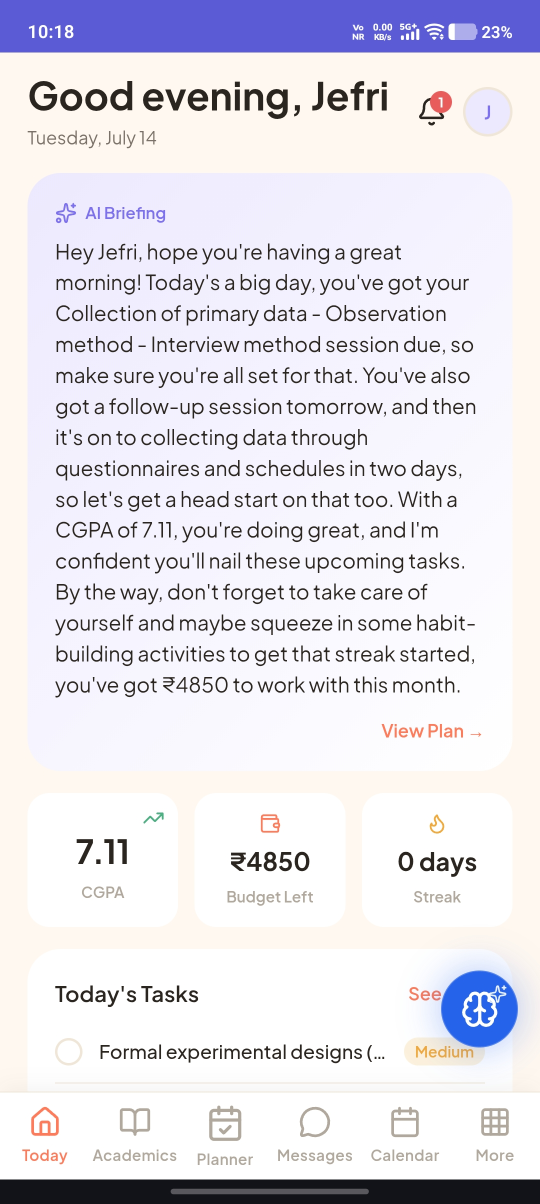
#> input picture Screenshot synapse/Screenshot_20260714_221847.jpg, 1080 x 2408 px (shown at 1/2 size); its folder holds only this picture in this run
$ python generate_mockups.py
#> lines starting #> are read from the running program, lines starting #| are printed output that depends on the picture; after the words box and inside, x2 and y2 are one past the last pixel; in counts of white or black regions, pixels touching at a corner belong together
import os
from PIL import Image, ImageDraw, ImageFilter, ImageFont
import glob

def add_corners(im, rad):
    circle = Image.new('L', (rad * 2, rad * 2), 0)
    draw = ImageDraw.Draw(circle)
    draw.ellipse((0, 0, rad * 2 - 1, rad * 2 - 1), fill=255)
    alpha = Image.new('L', im.size, 255)
    w, h = im.size
    alpha.paste(circle.crop((0, 0, rad, rad)), (0, 0))
    alpha.paste(circle.crop((rad, 0, rad * 2, rad)), (w - rad, 0))
    alpha.paste(circle.crop((0, rad, rad, rad * 2)), (0, h - rad))
    alpha.paste(circle.crop((rad, rad, rad * 2, rad * 2)), (w - rad, h - rad))
    im.putalpha(alpha)
    return im

def create_mockup(screenshot_path):
    screen = Image.open(screenshot_path).convert("RGBA")
    screen_radius = 80
    screen = add_corners(screen, screen_radius)

    border = 60
    w, h = screen.size
    frame_w = w + border * 2
    frame_h = h + border * 2
    frame_radius = screen_radius + border // 2

    phone_color = (25, 25, 30, 255)
    frame = Image.new("RGBA", (frame_w, frame_h), (0,0,0,0))
    draw = ImageDraw.Draw(frame)
    draw.rounded_rectangle([0, 0, frame_w, frame_h], radius=frame_radius, fill=phone_color)

    bezel_color = (70, 70, 80, 255)
    draw.rounded_rectangle([2, 2, frame_w-2, frame_h-2], radius=frame_radius, outline=bezel_color, width=4)

    frame.paste(screen, (border, border), screen)

    camera_w = 260
    camera_h = 70
    camera_x = (frame_w - camera_w) // 2
    camera_y = border + 20
    draw.rounded_rectangle([camera_x, camera_y, camera_x + camera_w, camera_y + camera_h], radius=camera_h//2, fill=(10,10,10,255))

    target_mockup_w = 700
    target_mockup_h = int(frame_h * (target_mockup_w / frame_w))
    frame = frame.resize((target_mockup_w, target_mockup_h), Image.Resampling.LANCZOS)
    return frame

def create_gradient_bg(width, height):
    # A beautiful dark purple to dark blue gradient background
    base = Image.new('RGBA', (width, height), (15, 10, 30, 255))
    draw = ImageDraw.Draw(base)
    # Draw simple vertical gradient
    for y in range(height):
        # Interpolate between (20, 15, 40) and (10, 5, 20)
        r = int(25 - (15 * (y / height)))
        g = int(20 - (15 * (y / height)))
        b = int(50 - (30 * (y / height)))
        draw.line([(0, y), (width, y)], fill=(r, g, b, 255))

    # Add some soft decorative glowing orbs (like in the user's sample)
    orb = Image.new('RGBA', (1000, 1000), (0,0,0,0))
    orb_draw = ImageDraw.Draw(orb)
    orb_draw.ellipse((0,0,1000,1000), fill=(100, 50, 150, 30))
    orb = orb.filter(ImageFilter.GaussianBlur(150))

    base.paste(orb, (-200, -200), orb)
    base.paste(orb, (width-800, height-800), orb)

    return base

def create_showcase(mockups, headings, output_path):
    canvas_w = 3840
    canvas_h = 2160
    canvas = create_gradient_bg(canvas_w, canvas_h)

    num_mockups = len(mockups)
    if num_mockups == 0:
        return None

    mockup_w, mockup_h = mockups[0].size
    total_mockup_w = mockup_w * num_mockups
    spacing = (canvas_w - total_mockup_w) // (num_mockups + 1)

    start_x = spacing
    start_y = (canvas_h - mockup_h) // 2 + 50 # Shifted down slightly to make room for headings

    # Try loading a system font (Windows)
    try:
        # Using Segoe UI Bold for headings
        font = ImageFont.truetype("seguiemj.ttf", 75)
        # fallback if bold not found
    except IOError:
        try:
            font = ImageFont.truetype("arialbd.ttf", 75)
        except IOError:
            font = ImageFont.load_default()

    try:
        num_font = ImageFont.truetype("seguiemj.ttf", 55)
    except:
        try:
            num_font = ImageFont.truetype("arialbd.ttf", 55)
        except:
            num_font = font

    draw = ImageDraw.Draw(canvas)

    for i, mockup in enumerate(mockups):
        x = start_x + i * (mockup_w + spacing)

        # Shadow
        shadow_blur = 60
        shadow = Image.new("RGBA", mockup.size, (0,0,0,0))
        shadow_draw = ImageDraw.Draw(shadow)
        shadow_draw.rectangle([0, 0, mockup_w, mockup_h], fill=(0,0,0, 180))
        shadow = shadow.filter(ImageFilter.GaussianBlur(shadow_blur))

        canvas.paste(shadow, (x, start_y + 40), shadow)
        canvas.paste(mockup, (x, start_y), mockup)

        # Draw heading above the mockup
        heading = headings[i]

        # Create a number pill like in the sample (e.g. "1", "2")
        # Global index from headings list or just simple numbering
        # We'll just put the title centered above the phone for elegance

        # Calculate text width
        bbox = draw.textbbox((0, 0), heading, font=font)
        text_w = bbox[2] - bbox[0]
        text_x = x + (mockup_w - text_w) // 2
        text_y = start_y - 120

        # Draw text shadow / glow for readability
        draw.text((text_x+3, text_y+3), heading, font=font, fill=(0,0,0,150))
        draw.text((text_x, text_y), heading, font=font, fill=(255,255,255,255))

    canvas_rgb = canvas.convert("RGB")
    canvas.save(output_path, format="PNG")
    print(f"Saved {output_path}")
    return canvas_rgb

def main():
    import json
    directory = r"D:\Synapse\Screenshot synapse"
    files = sorted(glob.glob(os.path.join(directory, "*.jpg")) + glob.glob(os.path.join(directory, "*.png")))
    # Exclude any showcase images if they ended up here
    files = [f for f in files if "showcase" not in os.path.basename(f)]

    print(f"Found {len(files)} screenshots.")

    titles_file = os.path.join(directory, "titles.json")
    all_headings = []

    if os.path.exists(titles_file):
        with open(titles_file, 'r', encoding='utf-8') as f:
            titles_dict = json.load(f)

            # Filter files to only those present in titles.json
            valid_files = []
            for f_path in files:
                basename = os.path.basename(f_path)
                if basename in titles_dict:
                    valid_files.append(f_path)
                    all_headings.append(titles_dict[basename])

            files = valid_files
    else:
        # Fallback headings
        all_headings = [f"Feature {i+1}" for i in range(len(files))]

    groups = [files[i:i + 4] for i in range(0, len(files), 4)]
    heading_groups = [all_headings[i:i + 4] for i in range(0, len(files), 4)]

    output_dir = os.path.join(directory, "showcase_images")
    os.makedirs(output_dir, exist_ok=True)

    all_canvases = []

    for i, group in enumerate(groups):
        print(f"Processing group {i+1} with {len(group)} screenshots...")
        mockups = [create_mockup(f) for f in group]
#> in add_corners, `alpha.paste(circle.crop((0, 0, rad, rad)), (0, 0))`:
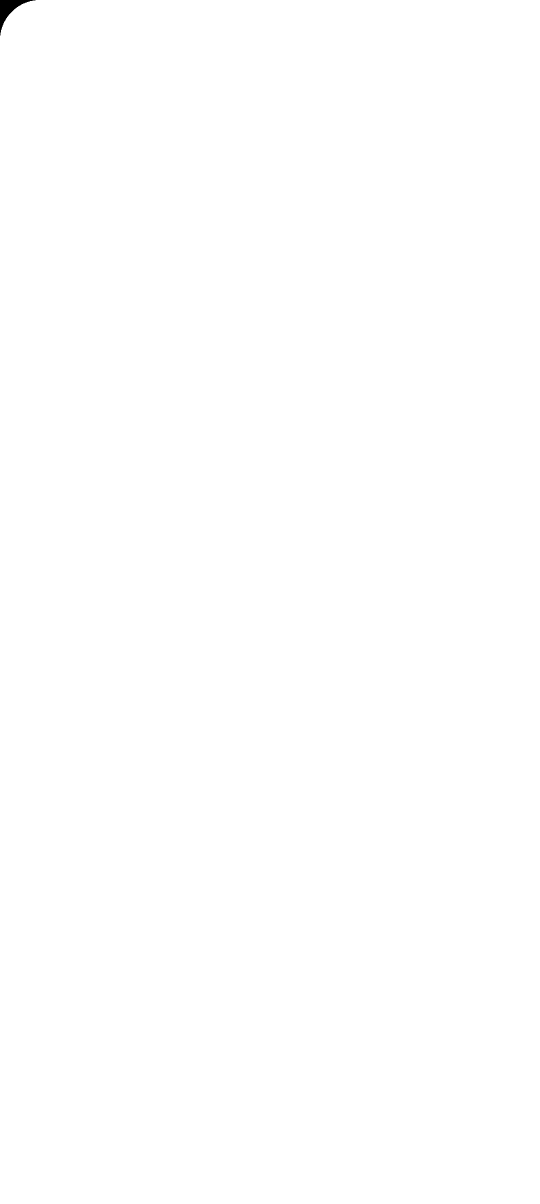
#> alpha: PIL image 1080x2408 L (shown at 1/2 size); 99.9% white; 1 black region, box (x1, y1, x2, y2) and area: (0, 0, 71, 71) 1384
#> in add_corners, `alpha.paste(circle.crop((0, 0, rad, rad)), (0, 0))`:
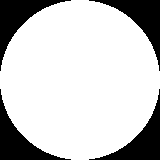
#> circle: PIL image 160x160 L; 78.4% white; 4 black regions, box (x1, y1, x2, y2) and area: (0, 0, 71, 71) 1384, (89, 0, 160, 71) 1384, (0, 89, 71, 160) 1384, (89, 89, 160, 160) 1384
#> in create_mockup, `frame = frame.resize((target_mockup_w, target_mockup_h), Image.Resampl..`:
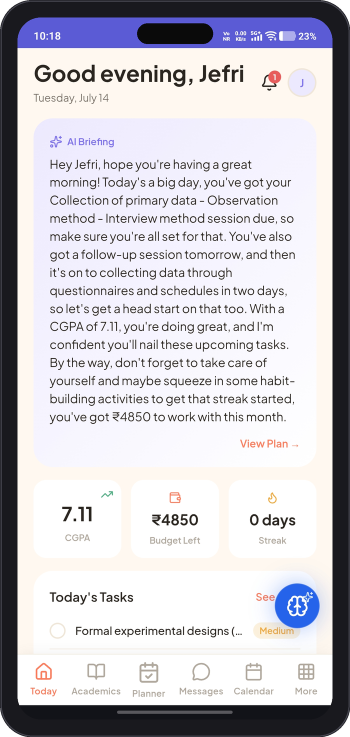
#> frame: PIL image 700x1474 RGBA (shown at 1/2 size); mean R, G, B, A 198.2, 196.3, 203.2, 254.1; transparent parts drawn white
#> mockups = 1 item
        out_path = os.path.join(output_dir, f"showcase_part_{i+1}.png")
        canvas = create_showcase(mockups, heading_groups[i], out_path)
#> in create_gradient_bg, `orb = orb.filter(ImageFilter.GaussianBlur(150))`:
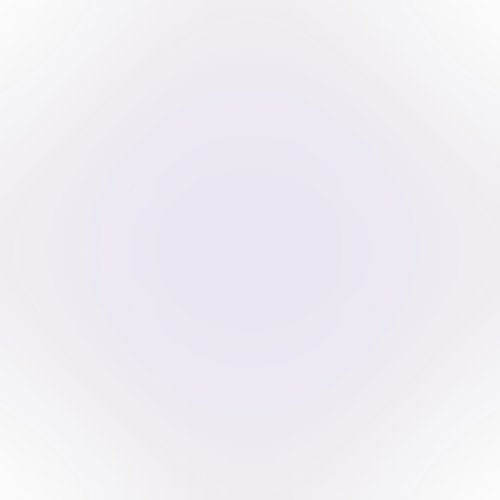
#> orb: PIL image 1000x1000 RGBA (shown at 1/2 size); mean R, G, B, A 70.7, 35.4, 106.1, 21.3; transparent parts drawn white
#> in create_gradient_bg, `base.paste(orb, (width-800, height-800), orb)`:
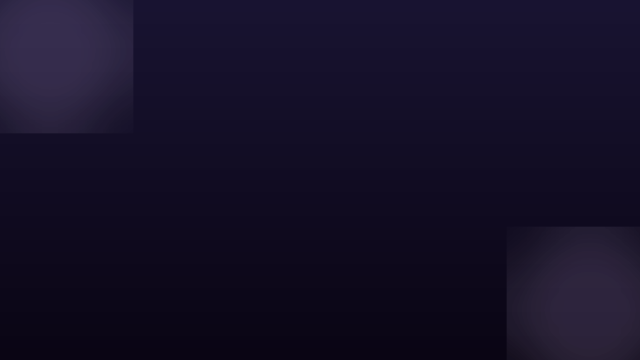
#> base: PIL image 3840x2160 RGBA (shown at 1/6 size); mean R, G, B, A 18, 12.4, 35.8, 251.7; transparent parts drawn white
#> in create_showcase, `num_mockups = len(mockups)`: num_mockups = 1
#> in create_showcase, `total_mockup_w = mockup_w * num_mockups`: total_mockup_w = 700
#> in create_showcase, `spacing = (canvas_w - total_mockup_w) // (num_mockups + 1)`: spacing = 1570
#> the loop in create_showcase, `for i, mockup in enumerate(mockups):` made 1 pass
#> (x, shadow_blur, heading, bbox, text_w, text_x, text_y) on pass 1: (1570, 60, 'Feature 1', (0, 15, 355, 71), 355, 1742, 273)
#> after the loop in create_showcase, `for i, mockup in enumerate(mockups):`:
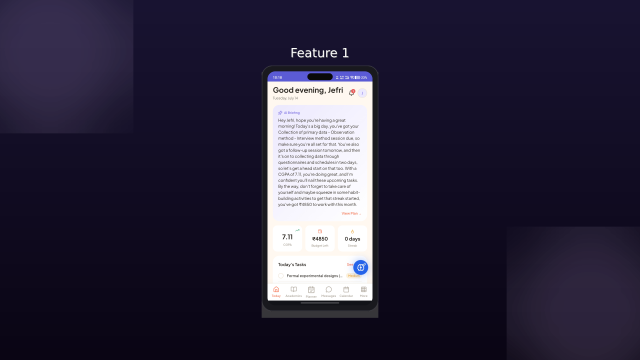
#> canvas: PIL image 3840x2160 RGBA (shown at 1/6 size); mean R, G, B, A 40.7, 35.5, 57, 251.5; transparent parts drawn white
#> in create_showcase, `canvas_rgb = canvas.convert("RGB")`:
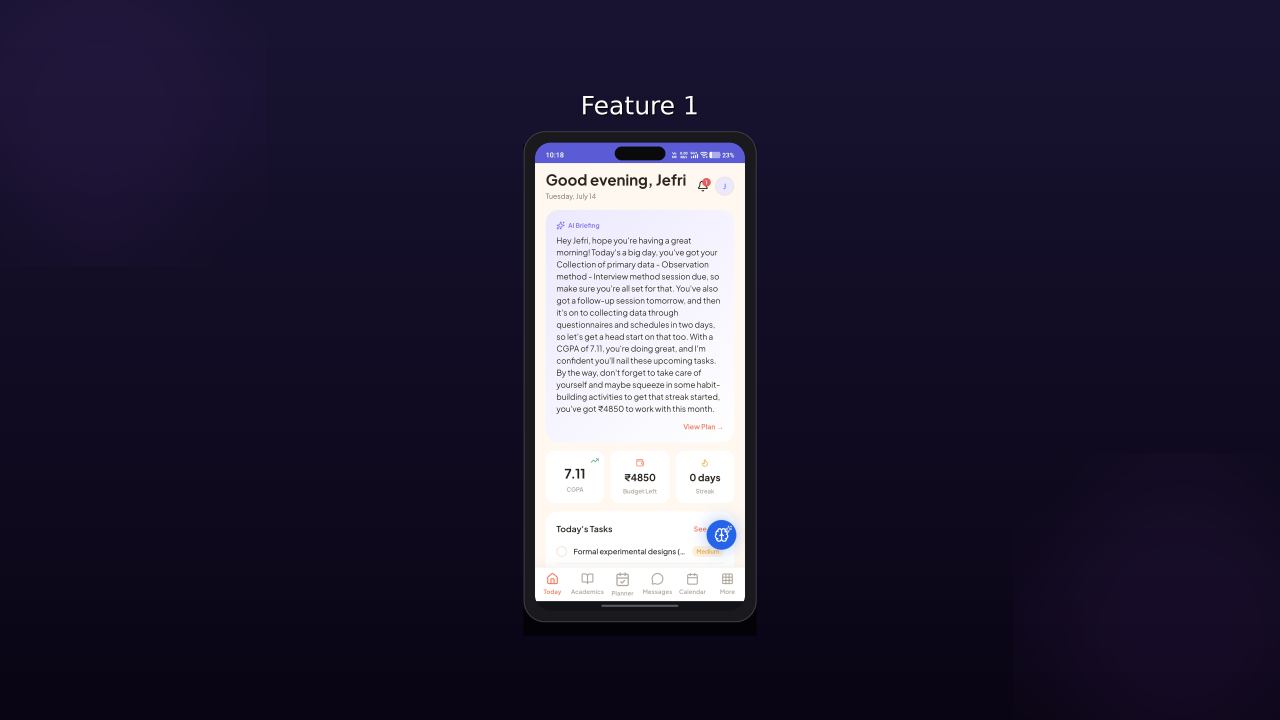
#> canvas_rgb: PIL image 3840x2160 RGB (shown at 1/3 size); mean R, G, B 40.7, 35.5, 57
        if canvas:
            all_canvases.append(canvas)

    if all_canvases:
        pdf_path = os.path.join(output_dir, "showcase_full.pdf")
        all_canvases[0].save(pdf_path, save_all=True, append_images=all_canvases[1:])
        print(f"Saved combined PDF at {pdf_path}")

if __name__ == "__main__":
    main()

$ run again, on Screenshot synapse/Screenshot_20260714_222456.jpg
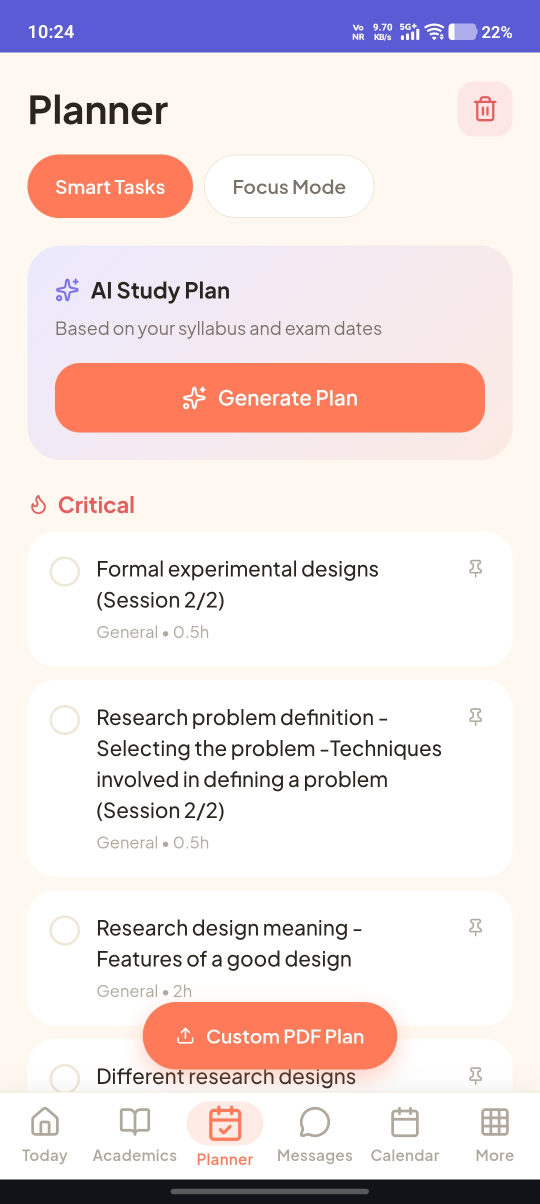
#> input picture Screenshot synapse/Screenshot_20260714_222456.jpg, 1080 x 2408 px (shown at 1/2 size)
#> in create_mockup, `frame = frame.resize((target_mockup_w, target_mockup_h), Image.Resampl..`:
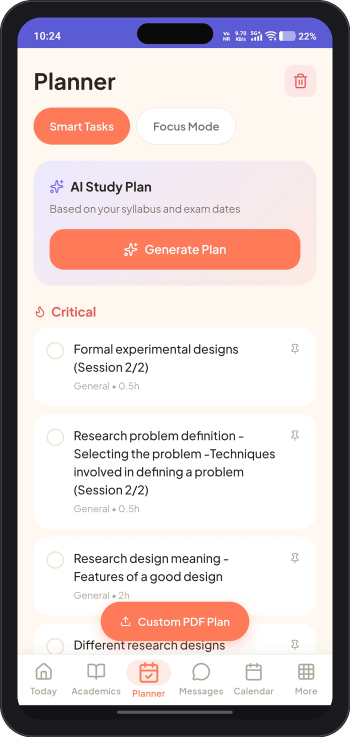
#> frame: PIL image 700x1474 RGBA (shown at 1/2 size); mean R, G, B, A 206.2, 193.7, 194.3, 254.1; transparent parts drawn white
#> mockups = 1 item
#> num_mockups = 1
#> total_mockup_w = 700
#> spacing = 1570
#> the loop in create_showcase, `for i, mockup in enumerate(mockups):` made 1 pass
#> (x, shadow_blur, heading, bbox, text_w, text_x, text_y) on pass 1: (1570, 60, 'Feature 1', (0, 15, 355, 71), 355, 1742, 273)
#> in create_showcase, `canvas_rgb = canvas.convert("RGB")`:
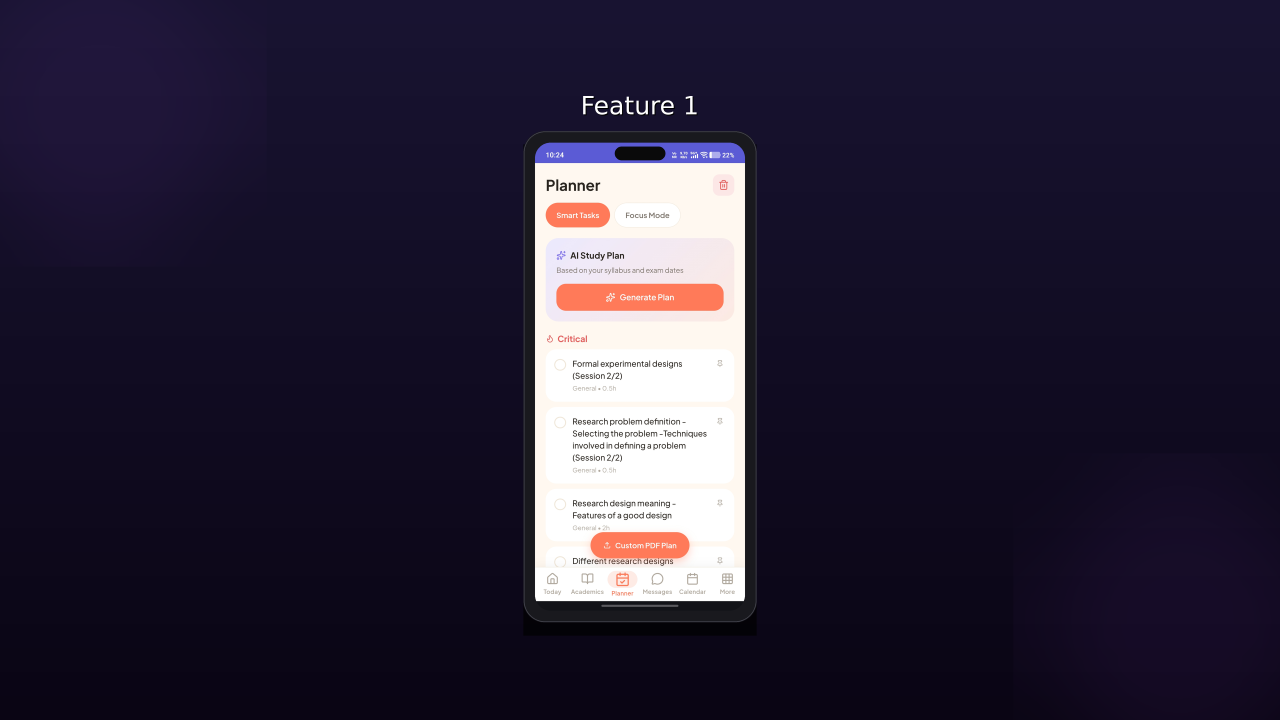
#> canvas_rgb: PIL image 3840x2160 RGB (shown at 1/3 size); mean R, G, B 41.7, 35.2, 55.9

$ run again, on Screenshot synapse/Screenshot_20260714_222501.jpg
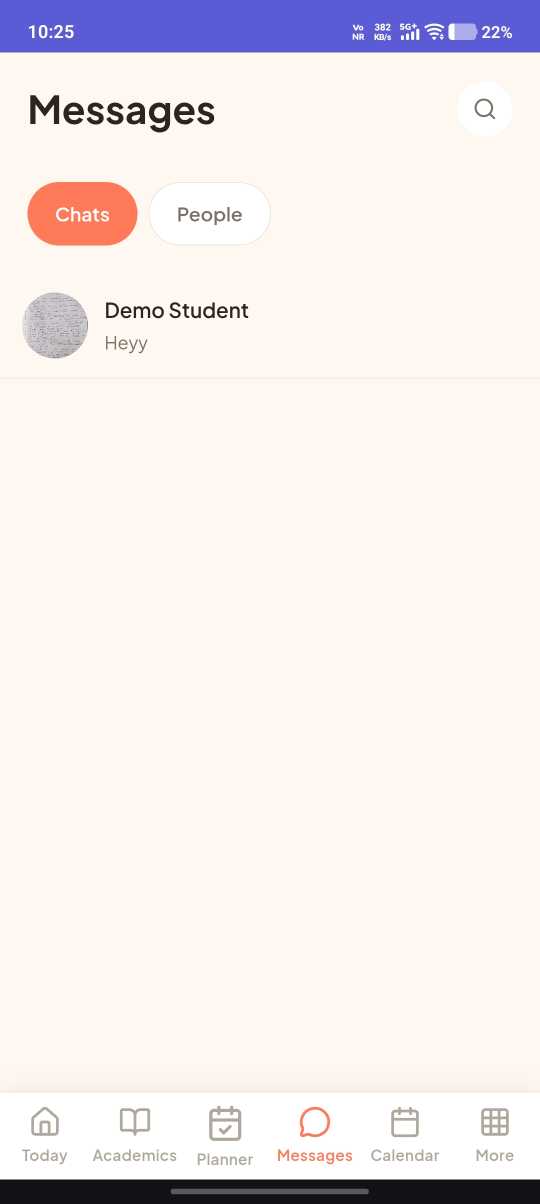
#> input picture Screenshot synapse/Screenshot_20260714_222501.jpg, 1080 x 2408 px (shown at 1/2 size)
#> in create_mockup, `frame.paste(screen, (border, border), screen)`:
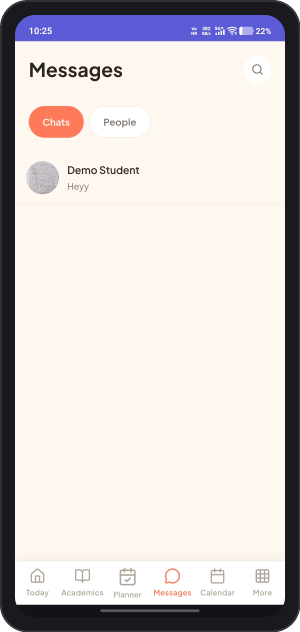
#> frame: PIL image 1200x2528 RGBA (shown at 1/4 size); mean R, G, B, A 210.8, 204.7, 203.7, 254.1; transparent parts drawn white
#> mockups = 1 item
#> num_mockups = 1
#> total_mockup_w = 700
#> spacing = 1570
#> the loop in create_showcase, `for i, mockup in enumerate(mockups):` made 1 pass
#> (x, shadow_blur, heading, bbox, text_w, text_x, text_y) on pass 1: (1570, 60, 'Feature 1', (0, 15, 355, 71), 355, 1742, 273)
#> in create_showcase, `canvas_rgb = canvas.convert("RGB")`:
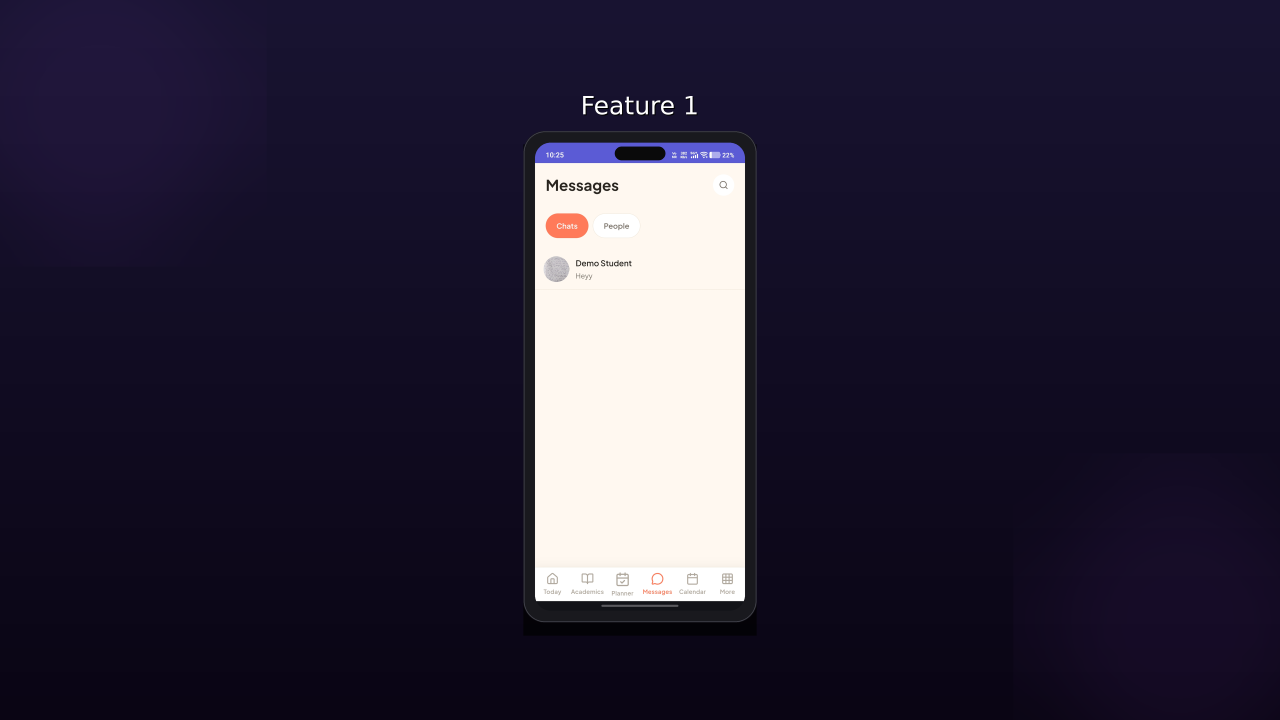
#> canvas_rgb: PIL image 3840x2160 RGB (shown at 1/3 size); mean R, G, B 42.2, 36.5, 56.9
